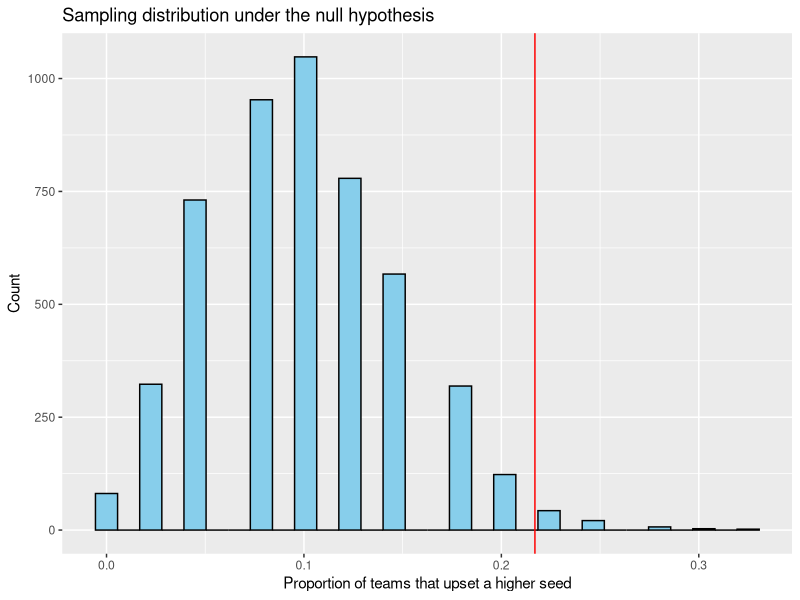

The R source for this figure:
## ---- chunk 1
march_madness <- read.csv("538 Ratings.csv")

## ---- chunk 2
library(dplyr)
library(ggplot2)
library(tidyverse)
library(purrr)
## ---- chunk 3
march_madness_2023 <- march_madness |>
  filter(YEAR == 2023)
## ---- chunk 4
march_madness_2023 <- march_madness_2023 |>
  mutate(RESULT = ifelse(ROUND < 64, "win", "loss"))
## ---- chunk 5
team_round <- march_madness_2023 |>
  filter(SEED >= 8) |>
  summarise(total_games = n())
## ---- chunk 6
total_games <- team_round |> 
  pull(total_games)
## ---- chunk 7
upset_rate <- march_madness_2023 |>
  filter(SEED >= 8 & RESULT == "win") |>
  summarise(upset_wins = n()) |>
  mutate(upset_rate = upset_wins / nrow(march_madness_2023)) |>
  pull(upset_rate)
## ---- chunk 8
random_choice <- function(num_teams) {
  shuffled_seed <- sample(c("lower", "higher"), num_teams, replace = TRUE, prob = c(0.1, 0.9))
  upset_ratio <- mean(shuffled_seed == "lower")
  return(upset_ratio)
}
## ---- chunk 9
set.seed(47)
num_exper <- 5000
null_distribution <- map_dbl(1:num_exper, ~ random_choice(total_games))
## ---- chunk 10
p_value <- sum(null_distribution >= upset_rate) / num_exper
## ---- chunk 11
ggplot(data.frame(null_distribution), aes(x = null_distribution)) + 
  geom_histogram(bins = 30, color = "black", fill = "skyblue") +
  geom_vline(xintercept = p_value, color = "red") + 
  labs(x = "Proportion of teams that upset a higher seed", 
       y = "Count",
       title = "Sampling distribution under the null hypothesis")
